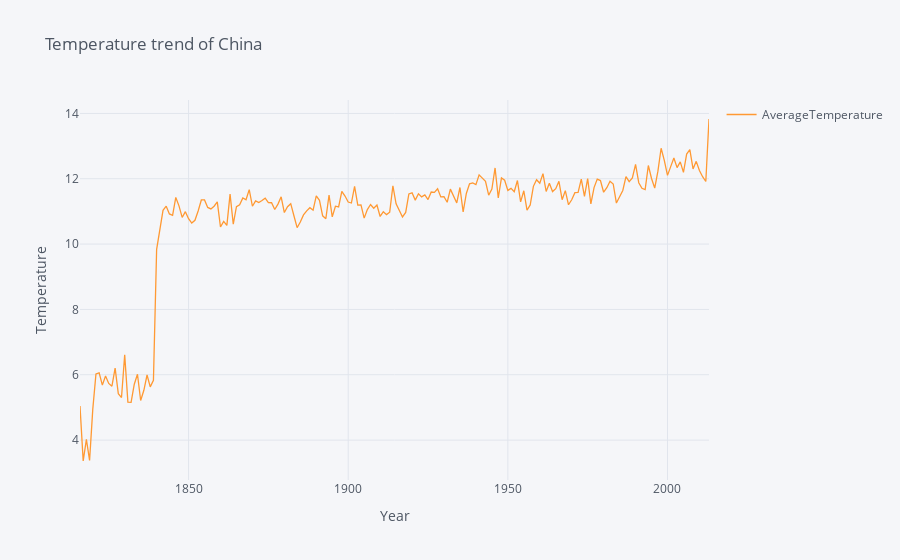

This figure's notebook cell:
### Code cell
take_input()

### Figure 1 — Plotly figure (JSON) as saved in the notebook; plotly's stock layout.template omitted (floating-point values rounded to 4 significant figures; data arrays with more than 128 entries replaced by an {"elided": "..."} marker saying what was removed)
{"data": [{"line": {"color": "rgba(255, 153, 51, 1.0)", "dash": "solid", "shape": "linear", "width": 1.3}, "mode": "lines", "name": "AverageTemperature", "text": "", "type": "scatter", "x": {"elided": "198 int values"}, "y": {"elided": "198 float values"}}], "layout": {"legend": {"bgcolor": "#F5F6F9", "font": {"color": "#4D5663"}}, "paper_bgcolor": "#F5F6F9", "plot_bgcolor": "#F5F6F9", "showlegend": true, "title": {"font": {"color": "#4D5663"}, "text": "Temperature trend of China"}, "xaxis": {"gridcolor": "#E1E5ED", "showgrid": true, "tickfont": {"color": "#4D5663"}, "title": {"font": {"color": "#4D5663"}, "text": "Year"}, "zerolinecolor": "#E1E5ED"}, "yaxis": {"gridcolor": "#E1E5ED", "showgrid": true, "tickfont": {"color": "#4D5663"}, "title": {"font": {"color": "#4D5663"}, "text": "Temperature"}, "zerolinecolor": "#E1E5ED"}}}
